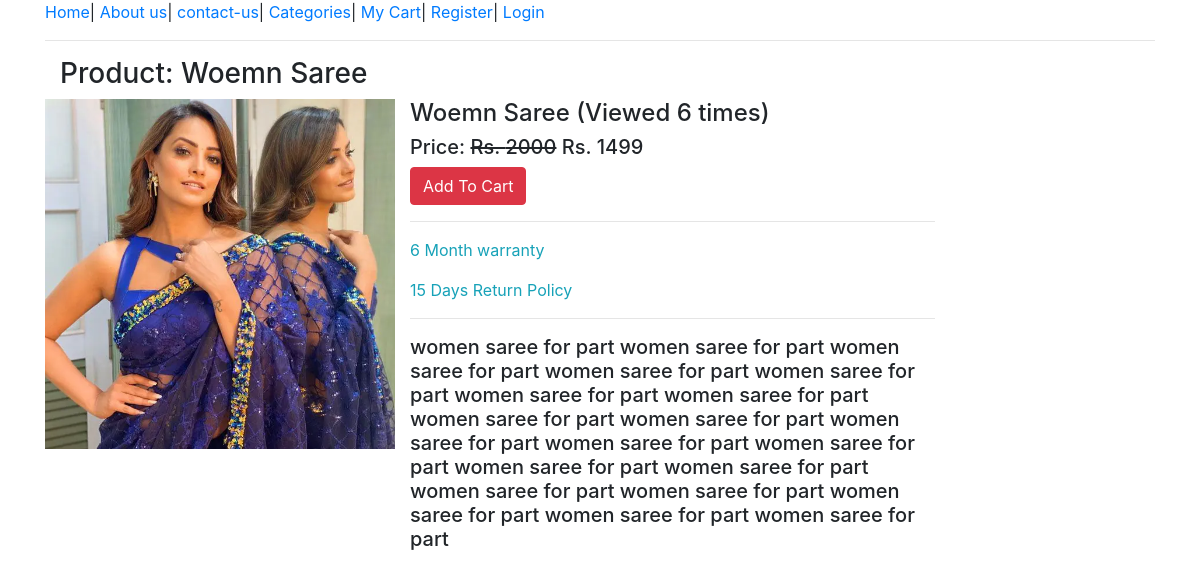
/product/women-saree/, run on the app's committed database.
### ecomapp/models.py (models this page shows, shortened)
class Product(models.Model):
    title = models.CharField(max_length=200)
    slug = models.SlugField(unique=True)
    category = models.ForeignKey(Category,on_delete=models.CASCADE)
    image = models.ImageField(upload_to="products")
    marked_price = models.PositiveIntegerField()
    selling_price = models.PositiveIntegerField()
    description = models.TextField()
    warranty = models.CharField(max_length=300 , null=True, blank=True)
    return_policy = models.CharField(max_length=300 , null=True , blank=True)
    view_count = models.PositiveIntegerField(default=0)

### ecomapp/views.py (the view)
# urls.py: path("product/<slug:slug>/", ProductDetailView.as_view(), name="productdetail"),
class ProductDetailView(EcomMixin,TemplateView):
    template_name = "productdetail.html"
    def get_context_data(self,**kwargs):
        context = super().get_context_data(**kwargs)
        url_slug =self.kwargs['slug']
        product= Product.objects.get(slug=url_slug)
        product.view_count += 1  # for increasing the view count
        product.save()           # save that increaded view in our db
        context['product'] = product
        return context

### ecomapp/views.py (called while the page is built)
    def dispatch(self, request, *args, **kwargs):
        cart_id = request.session.get("cart_id")
        if cart_id:
            cart_obj = Cart.objects.get(id=cart_id)
            if request.user.is_authenticated and request.user.customer:
                cart_obj.customer = request.user.customer
                cart_obj.save()
        return super().dispatch(request, *args, **kwargs)

### templates/productdetail.html (shortened to what this page needs)
{% extends 'base.html' %}
{% block content %}
<div class="container">
    <h3>Product: {{product.title}}</h3>
    <div class="row">
        <div class="col-md6">
            <img src="{{product.image.url}}" alt="" width=350 class="img-fluid">
        </div>
        <div class="col-md-6">
            <h4>{{product.title}} (Viewed {{product.view_count}} times) </h4>
            <h5>Price: <strike>Rs. {{product.marked_price}}</strike> Rs. {{product.selling_price}}</h5>
            <a href="{% url 'addtocart' product.id %}"class="btn btn-danger">Add To Cart</a>
            <hr>
            <p class="text-info">{{product.warranty}}</p>
            <p class="text-info">{{product.return_policy}}</p>
            <hr>
            <h5>{{product.description}}</h5>
        </div>
    </div>
</div>
{% endblock %}

### data on the page
Product: title "Woemn Saree", image (picture), view_count "6", marked_price "2000", selling_price "1499", warranty "6 Month warranty", return_policy "15 Days Return Policy", description "women saree for part women saree for part women saree for part women saree for part women saree for part women saree for part women saree for part women saree for part women saree for part women saree for part women saree for part women saree for part women saree for part women saree for part women saree for part women saree for part women saree for part women saree for part women saree for part"
